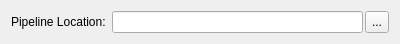
<?xml version="1.0" encoding="UTF-8"?>
<ui version="4.0">
 <class>vvKipQueryServerChooser</class>
 <widget class="QWidget" name="vvKipQueryServerChooser">
  <property name="geometry">
   <rect>
    <x>0</x>
    <y>0</y>
    <width>400</width>
    <height>44</height>
   </rect>
  </property>
  <layout class="QGridLayout" name="gridLayout">
   <item row="0" column="0">
    <widget class="QLabel" name="pipelineLabel">
     <property name="text">
      <string>Pipeline Location:</string>
     </property>
    </widget>
   </item>
   <item row="0" column="1">
    <layout class="QHBoxLayout" name="pipelineLayout">
     <property name="spacing">
      <number>2</number>
     </property>
     <item>
      <widget class="QLineEdit" name="pipeline"/>
     </item>
     <item>
      <widget class="QToolButton" name="pipelineBrowse">
       <property name="sizePolicy">
        <sizepolicy hsizetype="Preferred" vsizetype="Preferred">
         <horstretch>0</horstretch>
         <verstretch>0</verstretch>
        </sizepolicy>
       </property>
       <property name="text">
        <string>...</string>
       </property>
       <property name="icon">
        <iconset resource="../../../Icons/vvwidgets.qrc">
         <normaloff>:/icons/16x16/browse</normaloff>:/icons/16x16/browse</iconset>
       </property>
      </widget>
     </item>
    </layout>
   </item>
   <item row="1" column="0" colspan="2">
    <spacer name="verticalSpacer">
     <property name="orientation">
      <enum>Qt::Vertical</enum>
     </property>
     <property name="sizeHint" stdset="0">
      <size>
       <width>20</width>
       <height>40</height>
      </size>
     </property>
    </spacer>
   </item>
  </layout>
 </widget>
 <resources>
  <include location="../../../Icons/vvwidgets.qrc"/>
 </resources>
 <connections/>
</ui>
